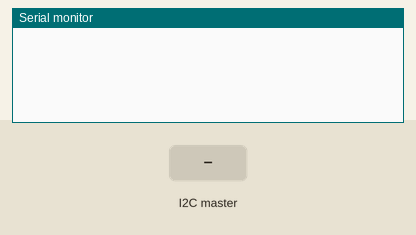
This sketch was run on a simulated Arduino Uno, built with avr-gcc and run on an emulated ATmega328P. On the bench: the last lines printed to the serial monitor. The test bench sets the inputs (shaded band).

Above: at 1.2 s.
1.3 s: the I2C master sends the byte 1
At 2.5 s:
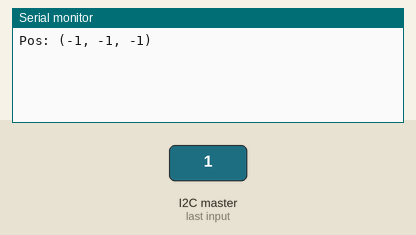
2.8 s: the I2C master sends the byte 0
At 3.8 s:
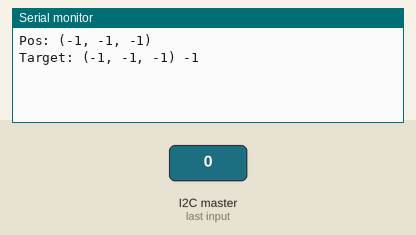

Measured:
- after the input at 1.3 s, the serial monitor: prints a new line at once (image 1)
- after the input at 2.8 s, the serial monitor: prints a new line at once (image 2)

The sketch:

NavDuino.ino
```cpp
/*
    Navigation Arduino

    Module that contains the control loop for moving the robot chassis around
    the playing field. Uses I2C to communicate with the navigatin Pi in order
    to receive location instructions
*/

#include <Wire.h>

#include <stdio.h>
#define MAX_BUF 32

const int I2C_ADDR = 0x42;

const int GET_TARG_POS = 0;
const int GET_CUR_POS = 1;

enum POS_IDX {X, Y, R, NUM_AXIS};

volatile int target[NUM_AXIS];
volatile int dir;

volatile int pos[NUM_AXIS];

volatile int completed;

// TODO: Remove debug code
int l_target[NUM_AXIS];
int l_dir;

int l_pos[NUM_AXIS];

void setup() {
    Serial.begin(9600);

    Wire.begin(I2C_ADDR);
    Wire.onReceive(getPosition);
    Wire.onRequest(checkDone);

    completed = 0;
}

void loop() {
    char buf[MAX_BUF];
    if (target[X] != l_target[X] || target[Y] != l_target[Y]
        || target[R] != l_target[R] || dir != l_dir) {
        sprintf(buf, "Target: (%d, %d, %d) %d", target[X], target[Y], target[R], dir);
        Serial.println(buf);
        for (int i = 0; i < 3; i++)
            l_target[i] = target[i];
        l_dir = dir;
    }
    else if (pos[X] != l_pos[X] || pos[Y] != l_pos[Y] || pos[R] != l_pos[R]
             || dir != l_dir) {
        sprintf(buf, "Pos: (%d, %d, %d)", pos[X], pos[Y], pos[R]);
        Serial.println(buf);
        for (int i = 0; i < 3; i++)
            l_pos[i] = pos[i];
    }
}

void getPosition(int num_bytes) {
    // The smbus implementation sends over a command and the number of bytes it has in its payload
    // before it actually, dir sends over the real data
    int cmd = Wire.read();
    int bytes = Wire.read();

    // Do a sanity check to make sure that the data received follows the correct format
    if (num_bytes == bytes + 2) {
        if (cmd == GET_TARG_POS) {
            for(int i = 0; i < 3; i++)
                target[i] = i2cGetInt();
            dir = i2cGetInt();
        }
        else if (cmd == GET_CUR_POS) {
            for (int i = 0; i < 3; i++)
                pos[i] = i2cGetInt();
        }
        else {
            dumpData();
        }
    }
    else {
        // We have an unexpected message, throw it out.
        dumpData();
    }
}

void checkDone() {
    Wire.write(completed);
    completed = completed == 0 ? 1 : 0;
}

// Reads the next 2 bytes from the i2c bus and splices them together to make a signed 16-bit integer.
int i2cGetInt() {
    return ((Wire.read() << 8) | Wire.read());
}

void dumpData() {
    while (Wire.available()) Wire.read();
}
```
